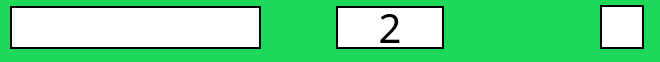
       <widget class="QWidget" name="key19" native="true">
        <property name="sizePolicy">
         <sizepolicy hsizetype="Preferred" vsizetype="Fixed">
          <horstretch>0</horstretch>
          <verstretch>0</verstretch>
         </sizepolicy>
        </property>
        <property name="minimumSize">
         <size>
          <width>0</width>
          <height>55</height>
         </size>
        </property>
        <property name="maximumSize">
         <size>
          <width>16777215</width>
          <height>90</height>
         </size>
        </property>
        <property name="cursor">
         <cursorShape>PointingHandCursor</cursorShape>
        </property>
        <property name="styleSheet">
         <string notr="true">background-color: rgb(30, 217, 89);
</string>
        </property>
        <widget class="QLineEdit" name="game_command19">
         <property name="geometry">
          <rect>
           <x>10</x>
           <y>6</y>
           <width>251</width>
           <height>43</height>
          </rect>
         </property>
         <property name="sizePolicy">
          <sizepolicy hsizetype="Expanding" vsizetype="Preferred">
           <horstretch>0</horstretch>
           <verstretch>0</verstretch>
          </sizepolicy>
         </property>
         <property name="minimumSize">
          <size>
           <width>0</width>
           <height>43</height>
          </size>
         </property>
         <property name="maximumSize">
          <size>
           <width>16777215</width>
           <height>16777215</height>
          </size>
         </property>
         <property name="font">
          <font>
           <family>Berlin Sans FB</family>
           <pointsize>20</pointsize>
          </font>
         </property>
         <property name="styleSheet">
          <string notr="true">background-color: rgb(255, 255, 255);
color: rgb(0, 0, 0);
border-style: solid;
border-width: 2px;
border-color: black;</string>
         </property>
         <property name="inputMask">
          <string notr="true"/>
         </property>
         <property name="maxLength">
          <number>16</number>
         </property>
        </widget>
        <widget class="QLabel" name="key_19_name">
         <property name="geometry">
          <rect>
           <x>336</x>
           <y>6</y>
           <width>108</width>
           <height>43</height>
          </rect>
         </property>
         <property name="font">
          <font>
           <family>Berlin Sans FB</family>
           <pointsize>30</pointsize>
          </font>
         </property>
         <property name="styleSheet">
          <string notr="true">background-color: rgb(255, 255, 255);
border-style: solid;
border-width: 2px;
border-color: black;</string>
         </property>
         <property name="text">
          <string>2</string>
         </property>
         <property name="alignment">
          <set>Qt::AlignCenter</set>
         </property>
        </widget>
        <widget class="QCheckBox" name="checkBox2">
         <property name="geometry">
          <rect>
           <x>600</x>
           <y>2</y>
           <width>51</width>
           <height>51</height>
          </rect>
         </property>
         <property name="styleSheet">
          <string notr="true">QCheckBox::indicator {
     width: 40px;
     height: 40px;
	border-style: solid;
    border-width: 2px;
    border-color: black;
}

QCheckBox::indicator:checked {
   background-color: rgb(7, 113, 240);
}
QCheckBox::indicator:unchecked {
    background-color: rgb(255, 255, 255);
}
</string>
         </property>
         <property name="text">
          <string/>
         </property>
         <property name="iconSize">
          <size>
           <width>23</width>
           <height>28</height>
          </size>
         </property>
         <property name="checkable">
          <bool>true</bool>
         </property>
        </widget>
       </widget>
